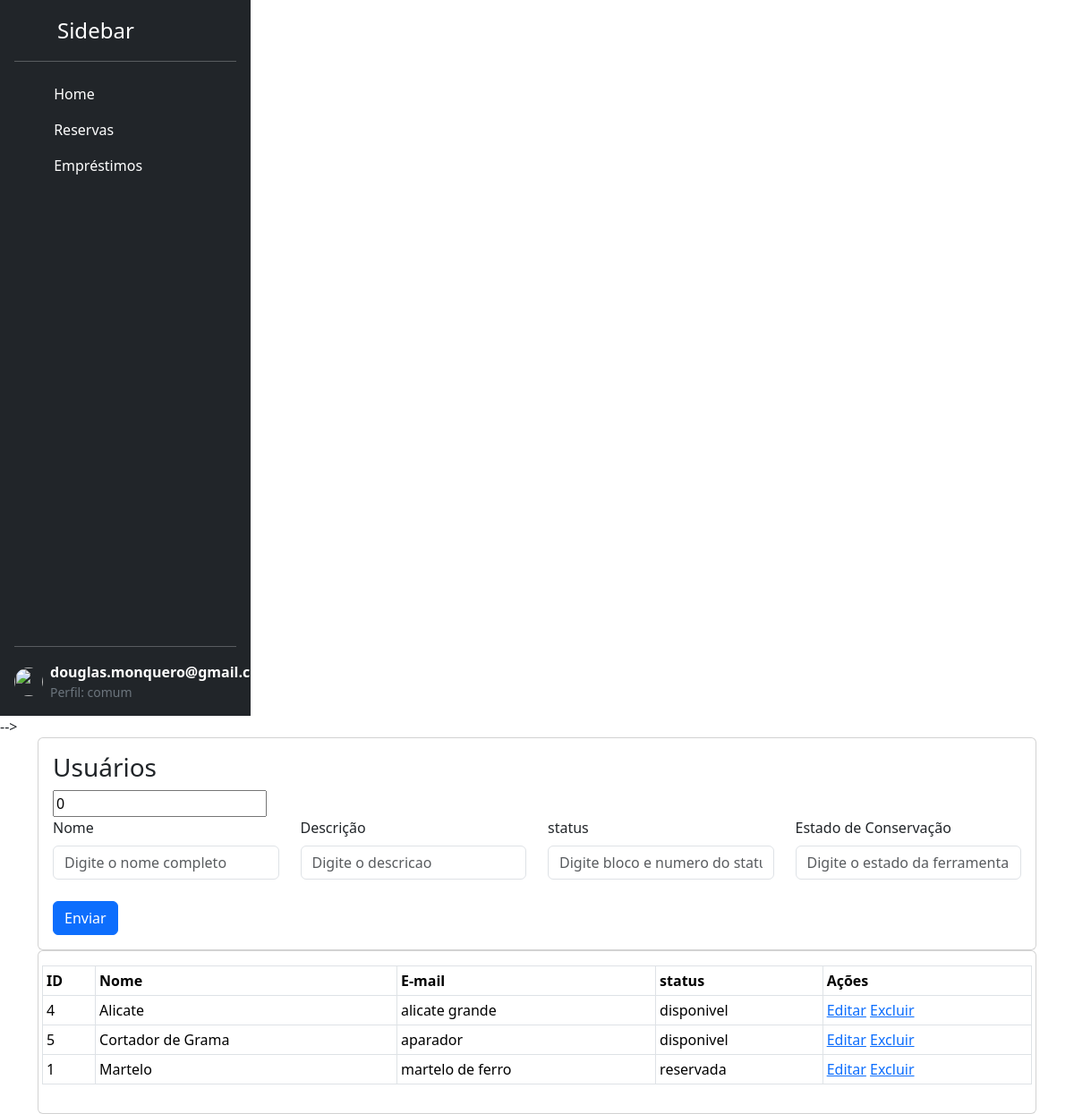
Before: /ferramentas_.php (signed in) with the older database file.
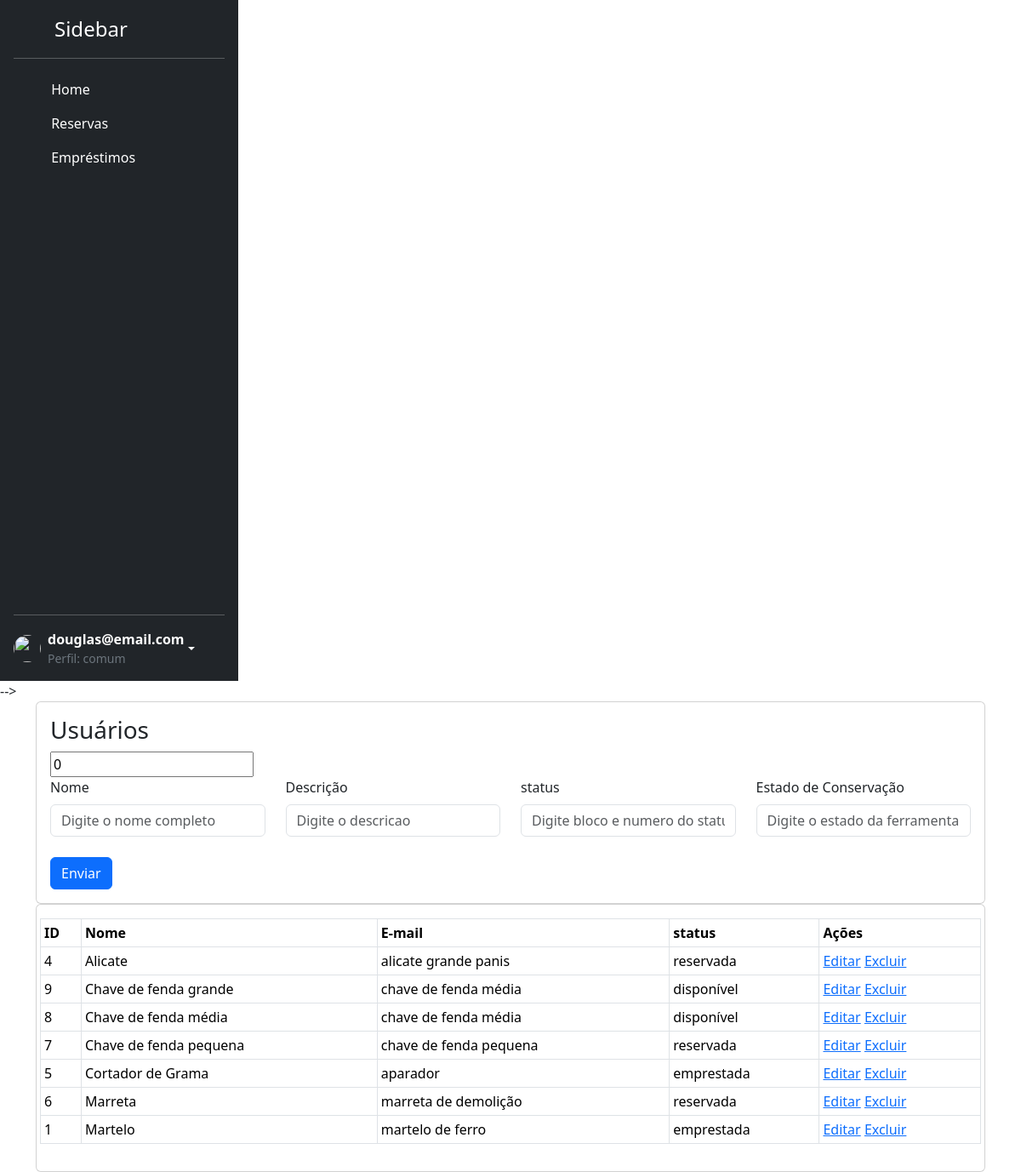
After: the same page with the newer database file.
### tables this page shows
CREATE TABLE IF NOT EXISTS `ferramenta` (
  `id` int(11) NOT NULL AUTO_INCREMENT,
  `cadastro` timestamp NOT NULL DEFAULT current_timestamp(),
  `nome` varchar(50) NOT NULL,
  `descricao` varchar(50) DEFAULT NULL,
  `status` enum('disponível','reservada','emprestada') NOT NULL DEFAULT 'disponível',
  `estado` varchar(40) DEFAULT NULL,
  PRIMARY KEY (`id`)
);

### includes/conexao.php (called while the page is built, shortened)
<?php
    class Database {
        public $conexao;
        public function __construct($host = "localhost", $usuario = "root", $senha = "",  $base = "ferramentas")
        {
            $this->conexao = new mysqli($host, $usuario, $senha, $base);
        }
        public function query($sql){
            return $this->conexao->query($sql);
        }
    }
?>

### includes/classes/Ferramenta.php (called while the page is built, shortened)
<?php
	include_once("includes/conexao.php");
	class Ferramenta {
		private $bd;
		public function __construct(Database $bd){
			$this->bd = $bd;
		}
		function listar(){
			$sql = "SELECT * FROM ferramenta ORDER BY nome";
			$resultado = $this->bd->query($sql);
			$rows = [];
			while($row = $resultado->fetch_assoc()){
				$rows[] = $row;
			}
			return $rows;
		}
	}
?>

### ferramentas_.php (the view, shortened to what the changed rows need)
<?php
include_once("includes/classes/ferramenta.php");
$bd = new Database();
$ferramenta = new Ferramenta($bd);
$ferramentaNomes = $ferramenta->listar();
$ferramentas = $ferramenta->listar();
?>
<!DOCTYPE html>
<html>
<head>
    <link href="https://cdn.jsdelivr.net/npm/bootstrap@5.3.7/dist/css/bootstrap.min.css" rel="stylesheet">
</head>
<body>
    <div class="container">
        <div class="card">
            <div class="card-body">
                <div class="row">
                    <table class="table table-bordered table-sm">
                        <tr>
                            <th>ID</th>
                            <th>Nome</th>
                            <th>E-mail</th>
                            <th>status</th>
                            <th>Ações</th>
                        </tr>
                        <?php
                        foreach ($ferramentas as $ferramenta) {
                            echo '
									<tr>
										<td>' . $ferramenta['id'] . '</td>
										<td>' . $ferramenta['nome'] . '</td>
										<td>' . $ferramenta['descricao'] . '</td>
										<td>' . $ferramenta['status'] . '</td>
										<td>
											<a href="?idferramenta=' . $ferramenta['id'] . '">Editar</a>
											<a onclick="return confirm(\'Deseja realmente excluir?\');" href="excluir.ferramenta.php?idferramenta=' . $ferramenta['id'] . '">Excluir</a>
										</td>
									</tr>';
                        }
                        ?>
                    </table>
                </div>
            </div>
        </div>
    </div>
</body>
</html>

### includes/menu.php (shortened to what the changed rows need)
<?php
$nivel = strtolower($_SESSION['nivel'] ?? ($_SESSION['user']['nivel'] ?? 'comum'));
$logado = !empty($_SESSION['id_usuario']);
?>
  <div class="d-flex flex-column flex-shrink-0 p-3 text-bg-dark" style="width:280px; height:100vh">
    <?php if ($logado): ?>
      <div class="dropdown">
        <a href="#" class="d-flex align-items-center text-white text-decoration-none dropdown-toggle" data-bs-toggle="dropdown">
          <img src="https://github.com/mdo.png" width="32" height="32" class="rounded-circle me-2" />
          <div class="d-flex flex-column">
            <strong><?php echo htmlspecialchars($_SESSION['nome_usuario'] ?? $_SESSION['email_usuario'] ?? 'Usuário'); ?></strong>
            <small class="text-secondary">Perfil: <?php echo htmlspecialchars($nivel); ?></small>
          </div>
        </a>
      </div>
    <?php else: ?>
      <div class="mt-3">
        <a href="login.php" class="btn btn-outline-light w-100">Login</a>
      </div>
    <?php endif; ?>
  </div>

Changed rows visible on the page:
changed ferramenta "Alicate": descricao "alicate grande" → "alicate grande panis"; status "disponivel" → "reservada"
added ferramenta: id "9", nome "Chave de fenda grande", descricao "chave de fenda média", status "disponível"
added ferramenta: id "8", nome "Chave de fenda média", descricao "chave de fenda média", status "disponível"
added ferramenta: id "7", nome "Chave de fenda pequena", descricao "chave de fenda pequena", status "reservada"
changed ferramenta "Cortador de Grama": status "disponivel" → "emprestada"
added ferramenta: id "6", nome "Marreta", descricao "marreta de demolição", status "reservada"
changed ferramenta "Martelo": status "reservada" → "emprestada"
Other visible differences:
$_SESSION['nome_usuario']: "douglas.monquero@gmail.co" → "douglas@email.com"
